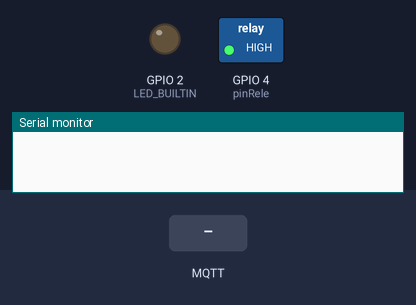
This sketch was run on a simulated ESP8266 (NodeMCU). Shown: switched loads named in the sketch (green lamp = pin HIGH), output pins drawn as LEDs (lit = HIGH, except the on-board LED, lit = LOW), the last lines printed to the serial monitor. The inputs (shaded band) are chosen by the test bench. WiFi joins after 1.5 s; servers stay silent unless stated; no MQTT or app messages arrive unless stated.

Above: at 0.1 s.
At 0.6 s:
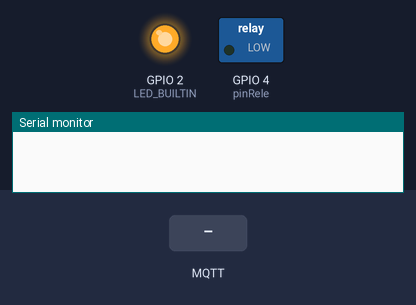
At 3.3 s:
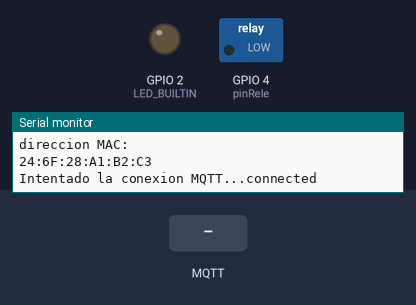
3.4 s: MQTT message "on" arrives on the first subscribed topic
Timing chart, 0 to 6.4 s (numbered marks = the images above; inputs shaded):
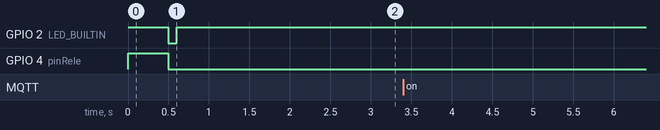

The sketch:

initElectroValvula.ino
```cpp
#include <ESP8266WiFi.h>
#include <PubSubClient.h>
#include "configuracionWIFI.h"
#include <ArduinoJson.h>


WiFiClient espClient;
PubSubClient client(espClient);
long lastMsg = 0;
int value = 0;

#define BUTTON_BUILTIN 0
#define pinRele 4

void setup_wifi() {
  digitalWrite(BUILTIN_LED, HIGH);
  delay(10);
  // Primero establecemos la conexion WIFI
  Serial.println();
  Serial.print("Connecting to ");
  Serial.println(ssid);

  WiFi.begin(ssid, password);

  while (WiFi.status() != WL_CONNECTED) {
    delay(500);
    Serial.print(".");
  }

  randomSeed(micros());

  Serial.println("");
  Serial.println("conexion WIFI establecida");
  Serial.println("direccion IP: ");
  Serial.println(WiFi.localIP());
  Serial.println("direccion MAC: ");
  Serial.println(WiFi.macAddress());
}

void callback(char* topic, byte* payload, unsigned int length) {
  String mensaje = "";

  for (int i = 0; i < length; i++) {
    mensaje =String(mensaje + (char)payload[i]);
  }
  Serial.println();

  DynamicJsonDocument doc(1024);
  DeserializationError error = deserializeJson(doc, mensaje);

  if (error) {
    Serial.print("deserializeMsgPack() failed: ");
    Serial.println(error.f_str());
    return;
  } else {
    const String mac = doc["id"];

    if (mac == WiFi.macAddress()){
      boolean estado = doc["estado"];
      Serial.println(estado);
      //ejecutar orden
      if( estado == HIGH){
        Serial.println("activar");
        activarRele();
      } else if( estado == LOW){
        Serial.println("desactivar");
        desactivarRele();
      }
    }
  }


}

void reconnect() {
  // Bucle hasta reconectar MQTT
  while (!client.connected()) {
    Serial.print("Intentado la conexion MQTT...");
    String clientId = WiFi.macAddress();
    // Se intenta conectar
    if (client.connect(clientId.c_str())) {
      Serial.println("connected");
      client.subscribe("leaf/server/data");
    } else {
      Serial.print("fallo, rc=");
      Serial.print(client.state());
      Serial.println(" se intentara de nuevo en 5 segundos");
      // Espera 5 segundos antes de reintentarlo
      delay(5000);
    }
  }
}
void setup() {
  pinMode(BUILTIN_LED, OUTPUT);
  pinMode(BUTTON_BUILTIN, INPUT);
  pinMode(pinRele, OUTPUT);
  testRele();

  Serial.begin(115200);
  Serial.println("Electrovalvula iniciada!");
  setup_wifi();
  client.setServer(mqtt_server, 1883);
  client.setCallback(callback);

  digitalWrite(BUILTIN_LED, HIGH);
}

void loop() {

  if (!client.connected()) {
    reconnect();
  }
  client.loop();

}

void activarRele(){
  digitalWrite(pinRele, HIGH);
}

void desactivarRele(){
  digitalWrite(pinRele, LOW);
}

void testRele(){
  digitalWrite(LED_BUILTIN, HIGH);
  digitalWrite(pinRele, HIGH);
  delay(500);
  digitalWrite(LED_BUILTIN, LOW);
  digitalWrite(pinRele, LOW);
  delay(100);
}
```

configuracionWifi.h
```cpp
const char* ssid = "MOVISTAR_3250";
const char* password = "GRdUPeB5chUi7DhBAeqd";
const char* mqtt_server = "broker.hivemq.com";

const char* topic_mqtt =  "leaf/server/data";
```
